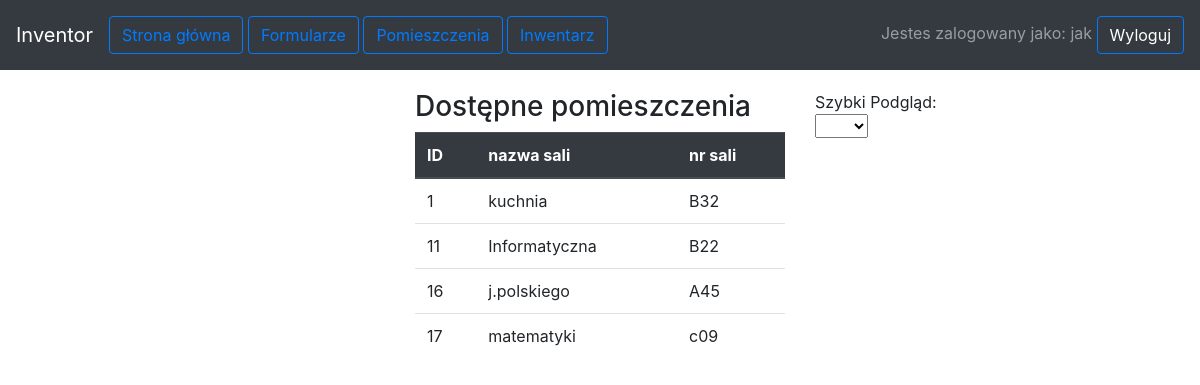
/php/main.php (signed in), run on the app's committed database.
### tables this page shows
CREATE TABLE `pomieszczenia` (
  `id` int(11) NOT NULL,
  `userzy_iduserzy` int(11) NOT NULL,
  `nazwa_sali` varchar(45) DEFAULT NULL,
  `nr_sali` varchar(4) DEFAULT NULL,
  `klima` tinyint(4) DEFAULT NULL
);

### php/main.php (the view, shortened to what this page needs)
<body>
<?php
$serw = mysqli_connect("localhost", "root", "zaq1@WSX", "baza");
include 'toolbar.php';
echo "<div class='container-fluid' style='margin-top: 20px;'>";
echo "<div class='row'>";
echo '<div class="col-lg-4">';
echo "</div>";
$zap = "select * from pomieszczenia;";
$zapytanie = mysqli_query($serw, $zap);
echo '<div class="col-lg-4">';
if (mysqli_num_rows($zapytanie) > 0) {
    echo "<h3>Dostępne pomieszczenia</h3>";
    echo "<table class='table'><thead class='thead-dark'><tr>
        <th>ID</th>
        <th>nazwa sali</th>
        <th>nr sali</th>
        </tr></thead>";
    while($wynik = mysqli_fetch_assoc($zapytanie)){
        echo "<tr>
        <td>".$wynik['id']."</td>
        <td>".$wynik['nazwa_sali']."</td>
        <td>".$wynik['nr_sali']."</td>";
    }
    echo "</table></div>";
}
?>
<div class ='col-lg-4'>
<?php
echo "Szybki Podgląd:";
echo "<br>";
$zapytanie = mysqli_query($serw, $zap);
if (mysqli_num_rows($zapytanie) > 0) {
    echo "<select name='sala' id='selektor' onchange='wyswietl(this.value);'>";
    echo "</select><br/>";
}
echo "</div>";
echo "</div>";
echo "</div>";
?>
</body>

### data on the page
pomieszczenia: id "1", nazwa_sali "kuchnia", nr_sali "B32"
pomieszczenia: id "11", nazwa_sali "Informatyczna", nr_sali "B22"
pomieszczenia: id "16", nazwa_sali "j.polskiego", nr_sali "A45"
pomieszczenia: id "17", nazwa_sali "matematyki", nr_sali "c09"

### other printed values
$_SESSION['log'] "jak"
